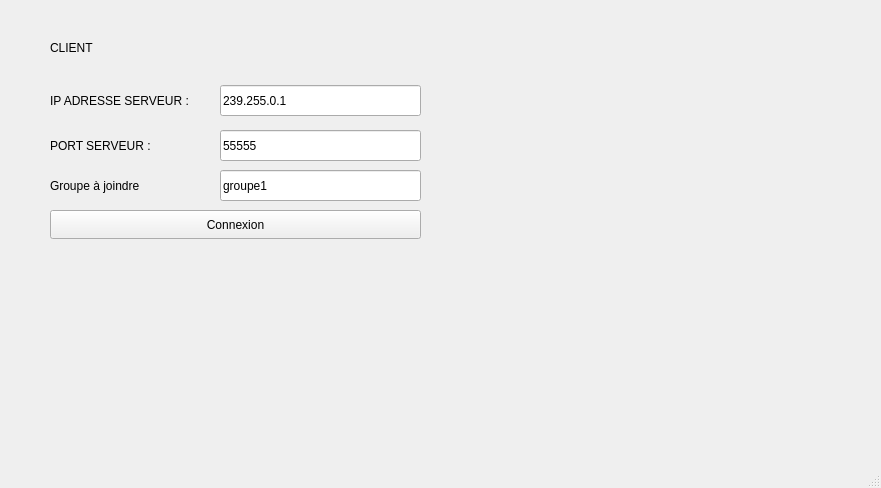
<?xml version="1.0" encoding="UTF-8"?>
<ui version="4.0">
 <class>MainWindow</class>
 <widget class="QMainWindow" name="MainWindow">
  <property name="geometry">
   <rect>
    <x>0</x>
    <y>0</y>
    <width>881</width>
    <height>488</height>
   </rect>
  </property>
  <property name="windowTitle">
   <string>MainWindow</string>
  </property>
  <widget class="QWidget" name="centralwidget">
   <widget class="QLabel" name="label">
    <property name="geometry">
     <rect>
      <x>50</x>
      <y>40</y>
      <width>49</width>
      <height>16</height>
     </rect>
    </property>
    <property name="text">
     <string>CLIENT</string>
    </property>
   </widget>
   <widget class="QLabel" name="label_2">
    <property name="geometry">
     <rect>
      <x>50</x>
      <y>80</y>
      <width>181</width>
      <height>41</height>
     </rect>
    </property>
    <property name="text">
     <string>IP ADRESSE SERVEUR :</string>
    </property>
   </widget>
   <widget class="QLabel" name="label_3">
    <property name="geometry">
     <rect>
      <x>50</x>
      <y>130</y>
      <width>181</width>
      <height>31</height>
     </rect>
    </property>
    <property name="text">
     <string>PORT SERVEUR :</string>
    </property>
   </widget>
   <widget class="QLineEdit" name="lineEditAdresseServeur">
    <property name="geometry">
     <rect>
      <x>220</x>
      <y>85</y>
      <width>201</width>
      <height>31</height>
     </rect>
    </property>
    <property name="text">
     <string>239.255.0.1</string>
    </property>
   </widget>
   <widget class="QLineEdit" name="lineEditPortServeur">
    <property name="geometry">
     <rect>
      <x>220</x>
      <y>130</y>
      <width>201</width>
      <height>31</height>
     </rect>
    </property>
    <property name="text">
     <string>55555</string>
    </property>
   </widget>
   <widget class="QPushButton" name="pushButtonConnexion">
    <property name="geometry">
     <rect>
      <x>50</x>
      <y>210</y>
      <width>371</width>
      <height>29</height>
     </rect>
    </property>
    <property name="text">
     <string>Connexion</string>
    </property>
   </widget>
   <widget class="QLabel" name="label_4">
    <property name="geometry">
     <rect>
      <x>50</x>
      <y>170</y>
      <width>181</width>
      <height>31</height>
     </rect>
    </property>
    <property name="text">
     <string>Groupe à joindre</string>
    </property>
   </widget>
   <widget class="QLineEdit" name="lineEditGroupe">
    <property name="geometry">
     <rect>
      <x>220</x>
      <y>170</y>
      <width>201</width>
      <height>31</height>
     </rect>
    </property>
    <property name="text">
     <string>groupe1</string>
    </property>
   </widget>
  </widget>
  <widget class="QMenuBar" name="menubar">
   <property name="geometry">
    <rect>
     <x>0</x>
     <y>0</y>
     <width>881</width>
     <height>25</height>
    </rect>
   </property>
  </widget>
  <widget class="QStatusBar" name="statusbar"/>
 </widget>
 <resources/>
 <connections/>
</ui>
